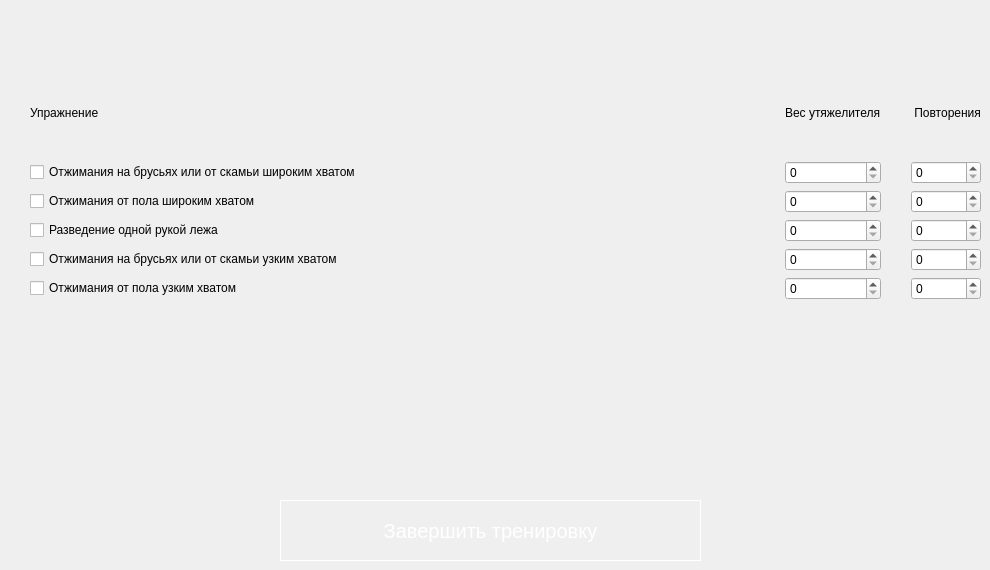
              <widget class="QWidget" name="tab">
               <attribute name="icon">
                <iconset>
                 <normaloff>../../../.designer/backup/img/icons/checkmarkcircle_111048-_1_.ico</normaloff>
                 <activeon>../../../.designer/backup/img/icons/calculator_(1).ico</activeon>../../../.designer/backup/img/icons/checkmarkcircle_111048-_1_.ico</iconset>
               </attribute>
               <attribute name="title">
                <string>День 1</string>
               </attribute>
               <widget class="QWidget" name="gridLayoutWidget">
                <property name="geometry">
                 <rect>
                  <x>30</x>
                  <y>70</y>
                  <width>951</width>
                  <height>230</height>
                 </rect>
                </property>
                <layout class="QGridLayout" name="gridLayout_1" rowstretch="0,0,0,0,0,0" columnstretch="3,0,0">
                 <property name="horizontalSpacing">
                  <number>30</number>
                 </property>
                 <item row="1" column="1">
                  <widget class="QSpinBox" name="spinBox_extraWeight_1_1"/>
                 </item>
                 <item row="3" column="0">
                  <widget class="QCheckBox" name="checkBox_exersize_3_1">
                   <property name="text">
                    <string>Разведение одной рукой лежа</string>
                   </property>
                  </widget>
                 </item>
                 <item row="3" column="1">
                  <widget class="QSpinBox" name="spinBox_extraWeight_3_1"/>
                 </item>
                 <item row="5" column="1">
                  <widget class="QSpinBox" name="spinBox_extraWeight_5_1"/>
                 </item>
                 <item row="0" column="0">
                  <widget class="QLabel" name="label_exersize_1">
                   <property name="text">
                    <string>Упражнение</string>
                   </property>
                  </widget>
                 </item>
                 <item row="5" column="0">
                  <widget class="QCheckBox" name="checkBox_exersize_5_1">
                   <property name="text">
                    <string>Отжимания от пола узким хватом</string>
                   </property>
                   <property name="checked">
                    <bool>false</bool>
                   </property>
                  </widget>
                 </item>
                 <item row="1" column="0">
                  <widget class="QCheckBox" name="checkBox_exersize_1_1">
                   <property name="text">
                    <string>Отжимания на брусьях или от скамьи широким хватом</string>
                   </property>
                   <property name="checked">
                    <bool>false</bool>
                   </property>
                  </widget>
                 </item>
                 <item row="0" column="2">
                  <widget class="QLabel" name="label_reps_1">
                   <property name="text">
                    <string> Повторения</string>
                   </property>
                  </widget>
                 </item>
                 <item row="1" column="2">
                  <widget class="QSpinBox" name="spinBox_reps_1_1"/>
                 </item>
                 <item row="3" column="2">
                  <widget class="QSpinBox" name="spinBox_reps_3_1"/>
                 </item>
                 <item row="2" column="2">
                  <widget class="QSpinBox" name="spinBox_reps_2_1"/>
                 </item>
                 <item row="4" column="0">
                  <widget class="QCheckBox" name="checkBox_exersize_4_1">
                   <property name="text">
                    <string>Отжимания на брусьях или от скамьи узким хватом</string>
                   </property>
                  </widget>
                 </item>
                 <item row="4" column="2">
                  <widget class="QSpinBox" name="spinBox_reps_4_1"/>
                 </item>
                 <item row="2" column="0">
                  <widget class="QCheckBox" name="checkBox_exersize_2_1">
                   <property name="text">
                    <string>Отжимания от пола широким хватом</string>
                   </property>
                  </widget>
                 </item>
                 <item row="2" column="1">
                  <widget class="QSpinBox" name="spinBox_extraWeight_2_1"/>
                 </item>
                 <item row="0" column="1">
                  <widget class="QLabel" name="label_extraWeigh_1">
                   <property name="text">
                    <string>Вес утяжелителя</string>
                   </property>
                  </widget>
                 </item>
                 <item row="4" column="1">
                  <widget class="QSpinBox" name="spinBox_extraWeight_4_1"/>
                 </item>
                 <item row="5" column="2">
                  <widget class="QSpinBox" name="spinBox_reps_5_1"/>
                 </item>
                </layout>
               </widget>
               <widget class="QPushButton" name="pushButton_complete_1">
                <property name="geometry">
                 <rect>
                  <x>280</x>
                  <y>500</y>
                  <width>421</width>
                  <height>61</height>
                 </rect>
                </property>
                <property name="styleSheet">
                 <string notr="true">QPushButton {
border:1px solid #fff;
font-size:20px;
color:#fff;
}
QPushButton:hover {
	background-color: rgb(85, 170, 255);
}</string>
                </property>
                <property name="text">
                 <string>Завершить тренировку</string>
                </property>
               </widget>
              </widget>
